Frame 1 (no input): blank canvas, image omitted
Frame 60 (no input): blank canvas, image omitted
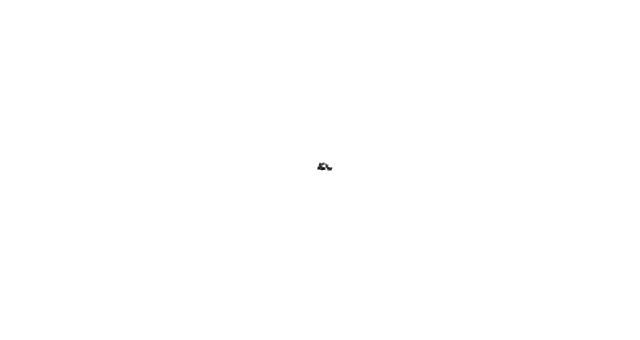
Frame 120 (the mouse pressed at the canvas centre since frame 60)

The p5.js sketch whose frames 1 and 60 were blank and that drew this single picture after the mouse press (run headless with seeded random() and noise() and a simulated clock; from frame 60 on, the mouse is pressed at the canvas centre):

// p5.js sketch
// ── sketch.js
let walker;

function setup() {
    createCanvas(640, 340);
    walker = new Walker();
}

function draw() {
    walker.step();
    walker.display();
}

class Walker {
    constructor() {
        this.x = width / 2;
        this.y = height / 2;
    }

    display() {
        stroke(0);
        point(this.x, this.y);
    }

    step() {
        const rx = int(random(3)) - 1;
        const ry = int(random(3)) - 1;
        this.x += rx;
        this.y += ry;
    }
}
